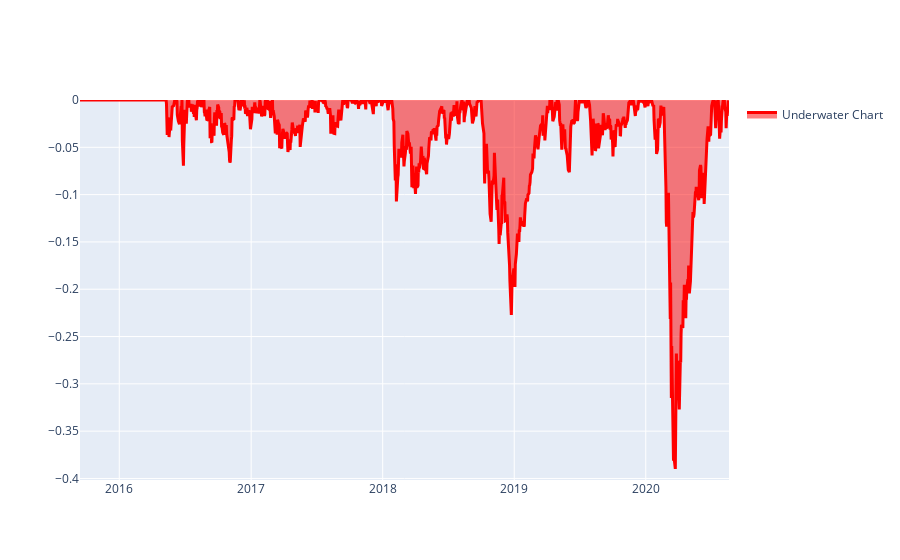

Notebook code for this chart:
### Code cell
qngraph.make_plot_filled(
    stat.coords['time'].to_pandas(), 
    stat.loc[:, 'underwater'].values, 
    color="red", 
    name="Underwater Chart", 
    range_max= 0
)

### Figure 1 — Plotly figure (JSON) as saved in the notebook; plotly's stock layout.template omitted (floating-point values rounded to 4 significant figures; data arrays with more than 128 entries replaced by an {"elided": "..."} marker saying what was removed)
{"data": [{"fill": "tonexty", "line": {"color": "red", "width": 3}, "name": "Underwater Chart", "type": "scatter", "x": {"elided": "1243 str values"}, "y": {"elided": "1243 float values"}}], "layout": {"showlegend": true, "yaxis": {"range": [-0.4016, 0]}}}
